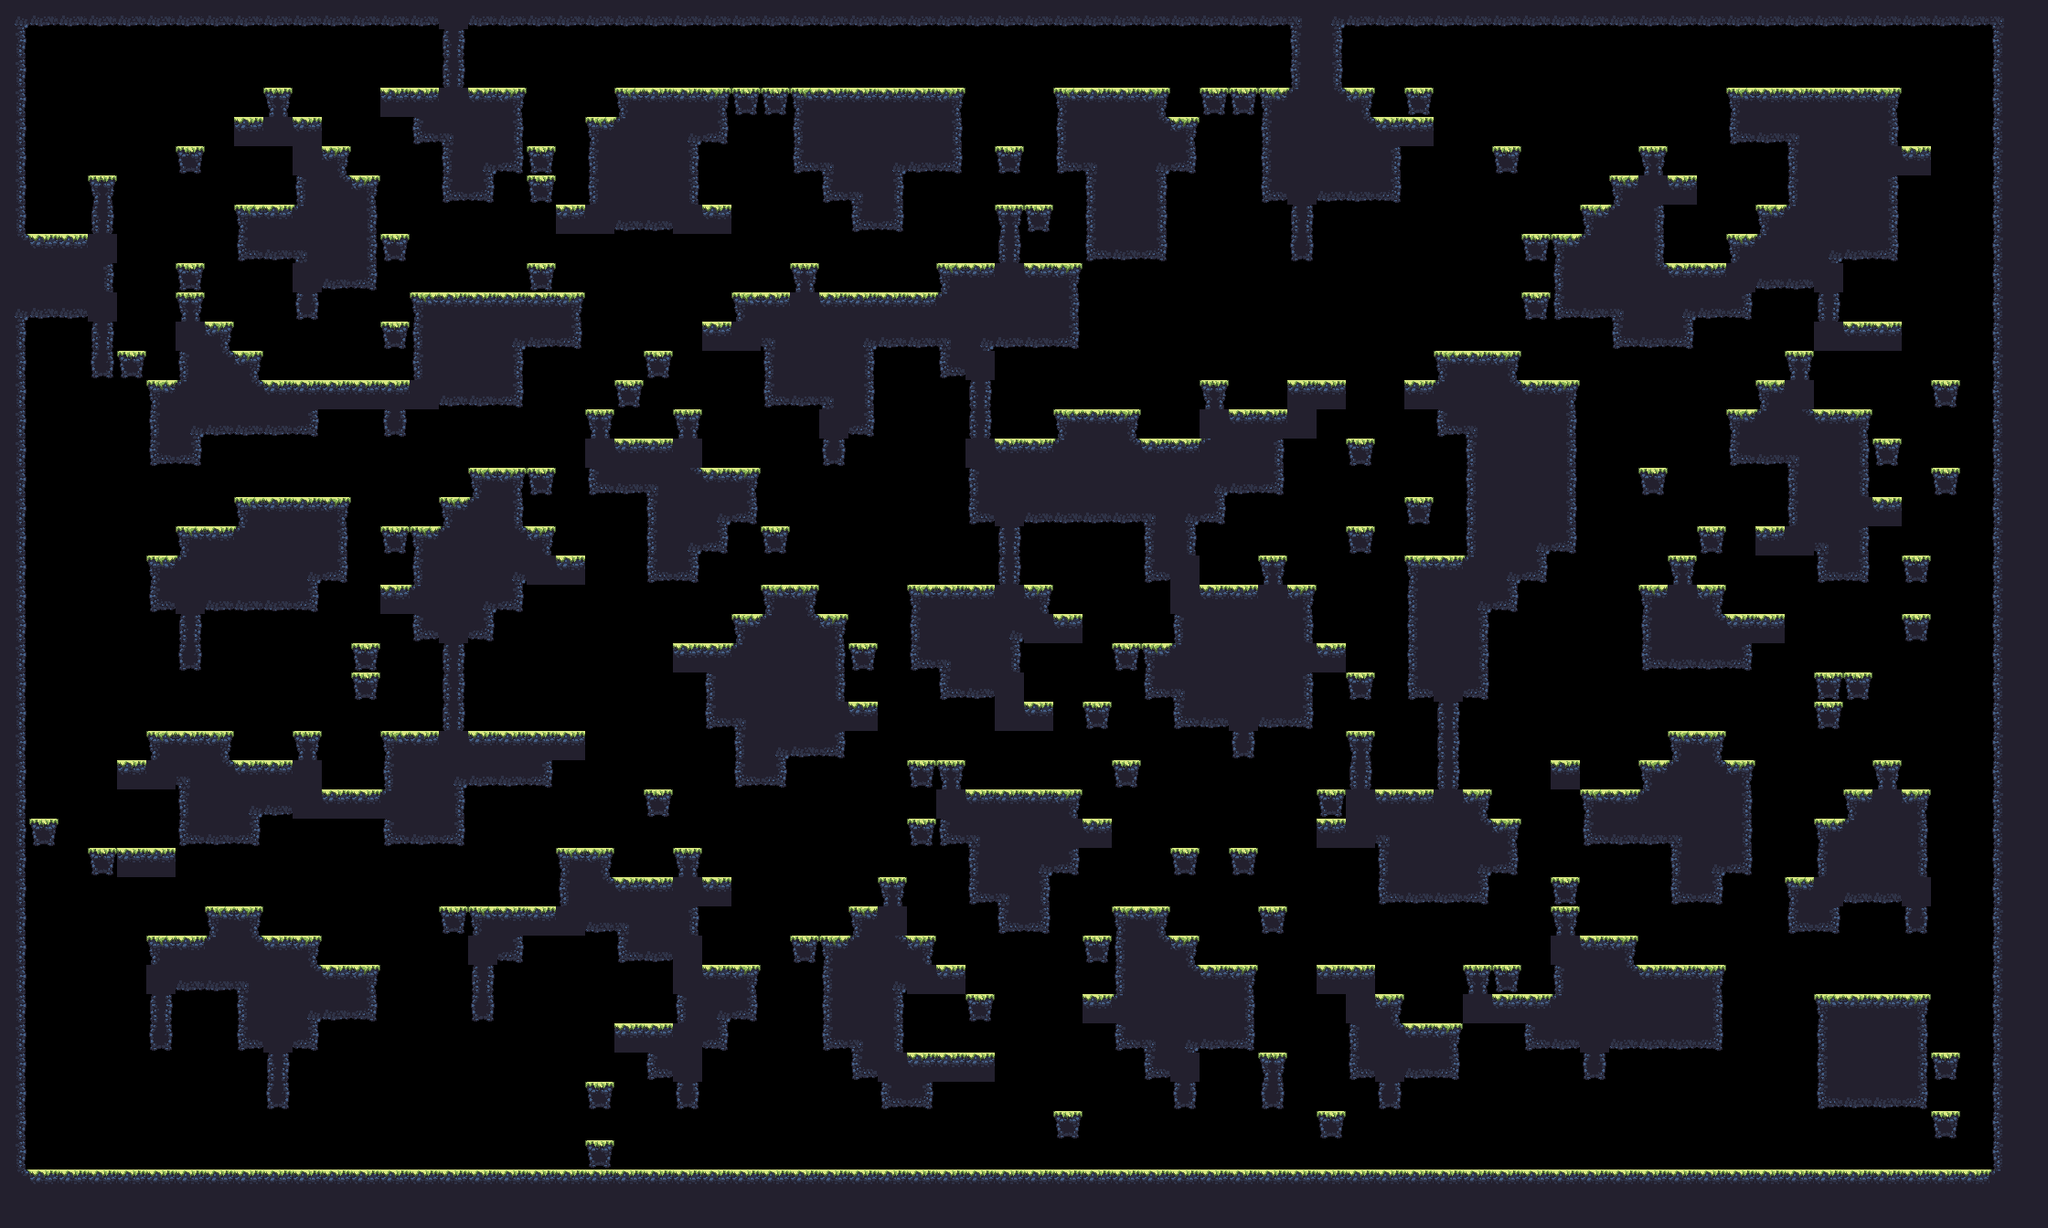

Tiled map render using the project's own tile images. Description and the map definition, with tile-layer contents summarised, below:
An orthogonal 70x42 tile map with 32x32 px tiles, 1 tile layer (main) and 14 objects (5x spawn, boss_spawn, spawnPlayer3, spawnPlayer2, spawnPlayer1, ...).

<map version="1.2" tiledversion="1.3.2" orientation="orthogonal" renderorder="right-down" compressionlevel="0" width="70" height="42" tilewidth="32" tileheight="32" infinite="0" nextlayerid="3" nextobjectid="18">
 <tileset firstgid="1" source="forest_summer_tile_set.tsx" />
 <layer id="1" name="main" width="70" height="42">
  <data>[2940 cells, 1289 non-empty, 17 distinct tile ids]</data>
 </layer>
 <objectgroup id="2" name="objects">
  <object id="4" name="boss_spawn" x="1113.7" y="459.033" />
  <object id="5" name="spawnPlayer3" x="2095.43" y="1260.15" />
  <object id="6" name="spawnPlayer2" x="1821.38" y="141.399" />
  <object id="7" name="spawnPlayer1" x="313.873" y="986.405" />
  <object id="8" name="spawnPlayer0" x="105.797" y="141.533" />
  <object id="9" name="spawnCrown3" x="1894.97" y="1250.35" />
  <object id="10" name="spawnCrown2" x="1897.59" y="120.98" />
  <object id="11" name="spawnCrown1" x="378.437" y="1019.07" />
  <object id="12" name="spawnCrown0" x="266.794" y="326.557" />
  <object id="13" name="spawn" x="1016.7" y="611.19" />
  <object id="14" name="spawn" x="1428.27" y="590.274" />
  <object id="15" name="spawn" x="612.189" y="756.868" />
  <object id="16" name="spawn" x="1119.24" y="109.353" />
  <object id="17" name="spawn" x="1472.11" y="1011.88" />
 </objectgroup>
</map>
